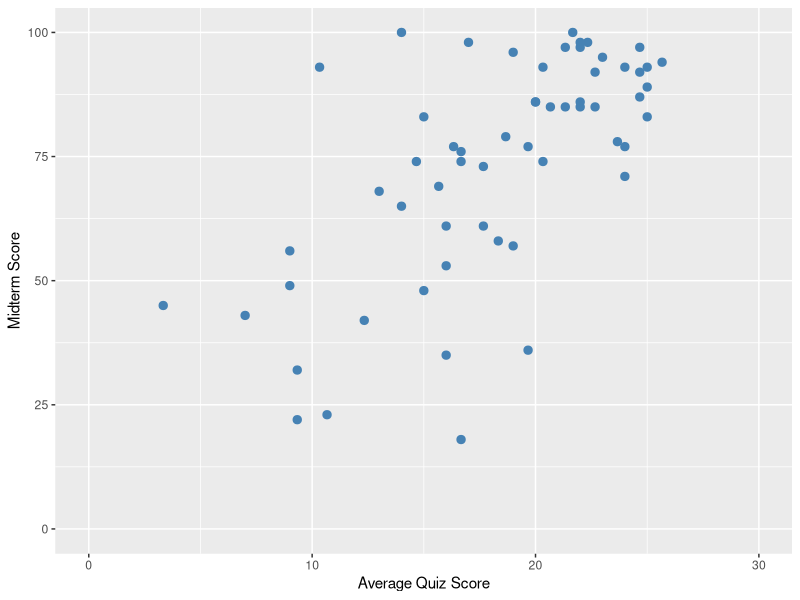
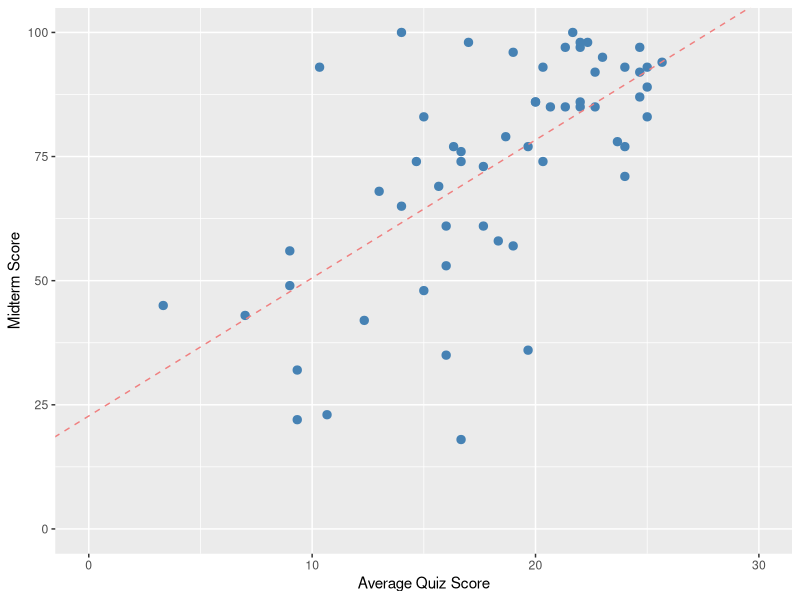

Generate these figures, in order, with R: (Note: this script raises an error after producing the figures.)
## ---- chunk 1
#| echo: false      

rm(list = ls())

library(tidyverse)
library(here)

grades_raw <- read.csv(here("data", "grades.csv")) 

grades_raw[grades_raw == ""] <- NA

grades_tidy <- grades_raw %>% 
  filter(section == "國立臺灣大學修課學生 (ECON2022-03)") %>%
  select(-c(ID, section)) %>%
  na.omit() %>%
  mutate(midterm = as.numeric(midterm)) %>%
  mutate(quiz_1 = as.numeric(quiz_1)) %>%
  mutate(quiz_2 = as.numeric(quiz_2)) %>%
  mutate(quiz_3 = as.numeric(quiz_3)) %>%
  mutate(avg_quiz_score = (quiz_1 + quiz_2 + quiz_3) / 3)

colnames(grades_tidy) <- c("midterm", "quiz_ch_1to2", "quiz_ch_3to4", "quiz_r", "avg_quiz_score")

ggplot(grades_tidy, aes(x = avg_quiz_score, y = midterm)) +
  geom_point(color = "steelblue", size = 2.5) +
  labs(
    x = "Average Quiz Score",
    y = "Midterm Score"
    ) +
  scale_x_continuous(limits = c(0, 30)) +
  scale_y_continuous(limits = c(0, 100))

cor(grades_tidy$midterm, grades_tidy$avg_quiz_score)

reg_midterm_on_avg <- lm(midterm ~ avg_quiz_score, data = grades_tidy)
reg_midterm_on_avg_summary <- summary(reg_midterm_on_avg)
print(reg_midterm_on_avg_summary)


reg_midterm_on_all_quiz <- lm(midterm ~ quiz_ch_1to2 + quiz_ch_3to4 + quiz_r, data = grades_tidy)
reg_midterm_on_all_quiz_summary <- summary(reg_midterm_on_all_quiz)
print(reg_midterm_on_all_quiz_summary)

reg_midterm_on_avg_plot <- ggplot(grades_tidy, aes(x = avg_quiz_score, y = midterm)) +
  geom_point(color = "steelblue", size = 2.5) +
  labs(
    x = "Average Quiz Score",
    y = "Midterm Score"
    ) + 
  geom_abline(
    slope = reg_midterm_on_avg_summary$coefficients[2],
    intercept = reg_midterm_on_avg_summary$coefficients[1],
    color = "lightcoral",
    linetype = "dashed"
    ) +
  scale_x_continuous(limits = c(0, 30)) +
  scale_y_continuous(limits = c(0, 100))

print(reg_midterm_on_avg_plot)

ggsave(filename = "reg_midterm_on_avg_plot.png",
       plot = reg_midterm_on_avg_plot,
       path = here("output"),
       width = 12,
       height = 8,
       dpi = 300)
